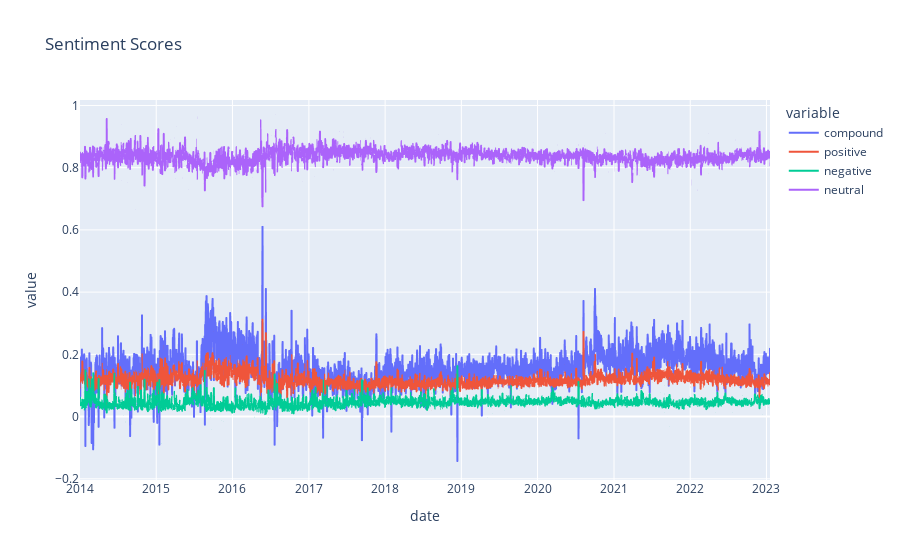
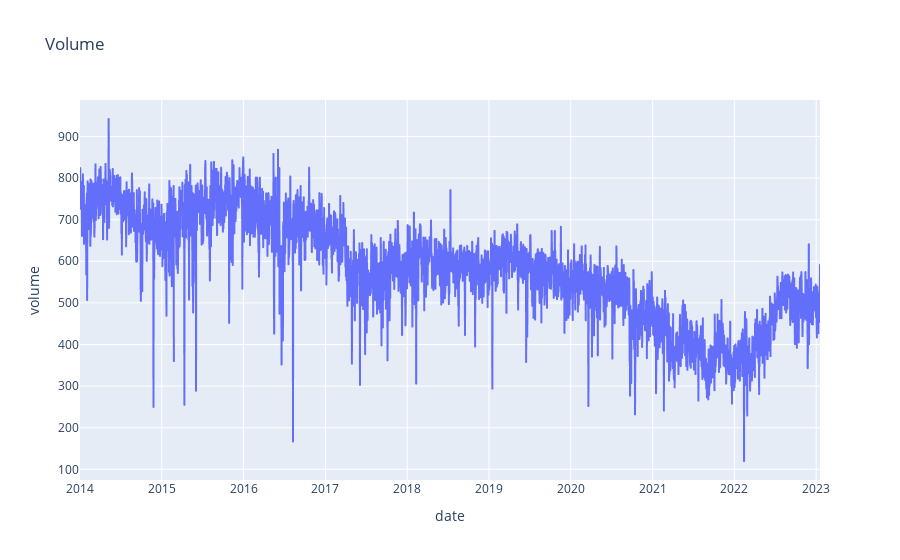

The code cell stored with these charts, in order, in its notebook:
### Code cell
# Plots
import plotly.express as px
fig1 = px.line(tweets, x='date', y=['compound','positive','negative','neutral'],title = 'Sentiment Scores')
fig1.show()
fig2 = px.line(tweets, x='date', y = 'volume', title = 'Volume')
fig2.show()

### Figure 1 — Plotly figure (JSON) as saved in the notebook; plotly's stock layout.template omitted (floating-point values rounded to 4 significant figures; data arrays with more than 128 entries replaced by an {"elided": "..."} marker saying what was removed)
{"data": [{"hovertemplate": "variable=compound<br>date=%{x}<br>value=%{y}<extra></extra>", "legendgroup": "compound", "line": {"color": "#636efa", "dash": "solid"}, "marker": {"symbol": "circle"}, "mode": "lines", "name": "compound", "showlegend": true, "type": "scattergl", "x": {"elided": "3305 str values"}, "xaxis": "x", "y": {"elided": "3305 float values"}, "yaxis": "y"}, {"hovertemplate": "variable=positive<br>date=%{x}<br>value=%{y}<extra></extra>", "legendgroup": "positive", "line": {"color": "#EF553B", "dash": "solid"}, "marker": {"symbol": "circle"}, "mode": "lines", "name": "positive", "showlegend": true, "type": "scattergl", "x": {"elided": "3305 str values"}, "xaxis": "x", "y": {"elided": "3305 float values"}, "yaxis": "y"}, {"hovertemplate": "variable=negative<br>date=%{x}<br>value=%{y}<extra></extra>", "legendgroup": "negative", "line": {"color": "#00cc96", "dash": "solid"}, "marker": {"symbol": "circle"}, "mode": "lines", "name": "negative", "showlegend": true, "type": "scattergl", "x": {"elided": "3305 str values"}, "xaxis": "x", "y": {"elided": "3305 float values"}, "yaxis": "y"}, {"hovertemplate": "variable=neutral<br>date=%{x}<br>value=%{y}<extra></extra>", "legendgroup": "neutral", "line": {"color": "#ab63fa", "dash": "solid"}, "marker": {"symbol": "circle"}, "mode": "lines", "name": "neutral", "showlegend": true, "type": "scattergl", "x": {"elided": "3305 str values"}, "xaxis": "x", "y": {"elided": "3305 float values"}, "yaxis": "y"}], "layout": {"legend": {"title": {"text": "variable"}, "tracegroupgap": 0}, "title": {"text": "Sentiment Scores"}, "xaxis": {"anchor": "y", "domain": [0, 1], "title": {"text": "date"}}, "yaxis": {"anchor": "x", "domain": [0, 1], "title": {"text": "value"}}}}

### Figure 2 — Plotly figure (JSON) as saved in the notebook; plotly's stock layout.template omitted (floating-point values rounded to 4 significant figures; data arrays with more than 128 entries replaced by an {"elided": "..."} marker saying what was removed)
{"data": [{"hovertemplate": "date=%{x}<br>volume=%{y}<extra></extra>", "legendgroup": "", "line": {"color": "#636efa", "dash": "solid"}, "marker": {"symbol": "circle"}, "mode": "lines", "name": "", "showlegend": false, "type": "scattergl", "x": {"elided": "3305 str values"}, "xaxis": "x", "y": {"elided": "3305 int values"}, "yaxis": "y"}], "layout": {"legend": {"tracegroupgap": 0}, "title": {"text": "Volume"}, "xaxis": {"anchor": "y", "domain": [0, 1], "title": {"text": "date"}}, "yaxis": {"anchor": "x", "domain": [0, 1], "title": {"text": "volume"}}}}
